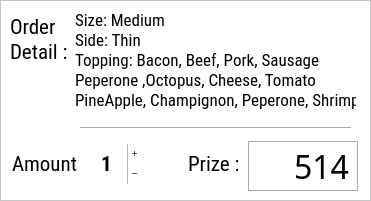
  <widget class="QFrame" name="frame_3">
   <property name="geometry">
    <rect>
     <x>10</x>
     <y>350</y>
     <width>371</width>
     <height>201</height>
    </rect>
   </property>
   <property name="styleSheet">
    <string notr="true">background-color: rgb(255, 255, 255);</string>
   </property>
   <property name="frameShape">
    <enum>QFrame::StyledPanel</enum>
   </property>
   <property name="frameShadow">
    <enum>QFrame::Raised</enum>
   </property>
   <widget class="QLabel" name="Ordert_text">
    <property name="geometry">
     <rect>
      <x>10</x>
      <y>14</y>
      <width>101</width>
      <height>51</height>
     </rect>
    </property>
    <property name="font">
     <font>
      <family>Roboto Condensed</family>
      <pointsize>16</pointsize>
      <stylestrategy>PreferAntialias</stylestrategy>
     </font>
    </property>
    <property name="text">
     <string>Order 
Detail :</string>
    </property>
   </widget>
   <widget class="QLabel" name="Detail">
    <property name="geometry">
     <rect>
      <x>75</x>
      <y>10</y>
      <width>281</width>
      <height>111</height>
     </rect>
    </property>
    <property name="font">
     <font>
      <family>Roboto Condensed</family>
      <pointsize>13</pointsize>
     </font>
    </property>
    <property name="text">
     <string>Size: Medium            
Side: Thin 
Topping: Bacon, Beef, Pork, Sausage
Peperone ,Octopus, Cheese, Tomato
PineApple, Champignon, Peperone, Shrimp</string>
    </property>
    <property name="alignment">
     <set>Qt::AlignLeading|Qt::AlignLeft|Qt::AlignTop</set>
    </property>
   </widget>
   <widget class="QSpinBox" name="spinBox">
    <property name="geometry">
     <rect>
      <x>88</x>
      <y>144</y>
      <width>51</width>
      <height>40</height>
     </rect>
    </property>
    <property name="font">
     <font>
      <family>Roboto Condensed</family>
      <pointsize>16</pointsize>
      <weight>75</weight>
      <bold>true</bold>
     </font>
    </property>
    <property name="styleSheet">
     <string notr="true">border-color: rgb(255, 255, 255);</string>
    </property>
    <property name="locale">
     <locale language="English" country="UnitedStates"/>
    </property>
    <property name="wrapping">
     <bool>true</bool>
    </property>
    <property name="frame">
     <bool>false</bool>
    </property>
    <property name="alignment">
     <set>Qt::AlignCenter</set>
    </property>
    <property name="buttonSymbols">
     <enum>QAbstractSpinBox::PlusMinus</enum>
    </property>
    <property name="suffix">
     <string/>
    </property>
    <property name="prefix">
     <string/>
    </property>
    <property name="minimum">
     <number>1</number>
    </property>
    <property name="value">
     <number>1</number>
    </property>
   </widget>
   <widget class="QLabel" name="Ordert_text_2">
    <property name="geometry">
     <rect>
      <x>12</x>
      <y>156</y>
      <width>71</width>
      <height>16</height>
     </rect>
    </property>
    <property name="font">
     <font>
      <family>Roboto Condensed</family>
      <pointsize>16</pointsize>
      <stylestrategy>PreferAntialias</stylestrategy>
     </font>
    </property>
    <property name="text">
     <string>Amount :</string>
    </property>
   </widget>
   <widget class="QLabel" name="Ordert_text_3">
    <property name="geometry">
     <rect>
      <x>188</x>
      <y>156</y>
      <width>51</width>
      <height>16</height>
     </rect>
    </property>
    <property name="font">
     <font>
      <family>Roboto Condensed</family>
      <pointsize>16</pointsize>
      <stylestrategy>PreferAntialias</stylestrategy>
     </font>
    </property>
    <property name="text">
     <string>Prize :</string>
    </property>
   </widget>
   <widget class="Line" name="line_5">
    <property name="geometry">
     <rect>
      <x>80</x>
      <y>120</y>
      <width>271</width>
      <height>16</height>
     </rect>
    </property>
    <property name="palette">
     <palette>
      <active>
       <colorrole role="WindowText">
        <brush brushstyle="SolidPattern">
         <color alpha="255">
          <red>162</red>
          <green>162</green>
          <blue>162</blue>
         </color>
        </brush>
       </colorrole>
       <colorrole role="Button">
        <brush brushstyle="SolidPattern">
         <color alpha="255">
          <red>255</red>
          <green>255</green>
          <blue>255</blue>
         </color>
        </brush>
       </colorrole>
       <colorrole role="Light">
        <brush brushstyle="SolidPattern">
         <color alpha="255">
          <red>255</red>
          <green>255</green>
          <blue>255</blue>
         </color>
        </brush>
       </colorrole>
       <colorrole role="Midlight">
        <brush brushstyle="SolidPattern">
         <color alpha="255">
          <red>255</red>
          <green>255</green>
          <blue>255</blue>
         </color>
        </brush>
       </colorrole>
       <colorrole role="Dark">
        <brush brushstyle="SolidPattern">
         <color alpha="255">
          <red>189</red>
          <green>189</green>
          <blue>189</blue>
         </color>
        </brush>
       </colorrole>
       <colorrole role="Mid">
        <brush brushstyle="SolidPattern">
         <color alpha="255">
          <red>170</red>
          <green>170</green>
          <blue>170</blue>
         </color>
        </brush>
       </colorrole>
       <colorrole role="Text">
        <brush brushstyle="SolidPattern">
         <color alpha="255">
          <red>184</red>
          <green>184</green>
          <blue>184</blue>
         </color>
        </brush>
       </colorrole>
       <colorrole role="BrightText">
        <brush brushstyle="SolidPattern">
         <color alpha="255">
          <red>255</red>
          <green>255</green>
          <blue>255</blue>
         </color>
        </brush>
       </colorrole>
       <colorrole role="ButtonText">
        <brush brushstyle="SolidPattern">
         <color alpha="255">
          <red>175</red>
          <green>175</green>
          <blue>175</blue>
         </color>
        </brush>
       </colorrole>
       <colorrole role="Base">
        <brush brushstyle="SolidPattern">
         <color alpha="255">
          <red>255</red>
          <green>255</green>
          <blue>255</blue>
         </color>
        </brush>
       </colorrole>
       <colorrole role="Window">
        <brush brushstyle="SolidPattern">
         <color alpha="255">
          <red>255</red>
          <green>255</green>
          <blue>255</blue>
         </color>
        </brush>
       </colorrole>
       <colorrole role="Shadow">
        <brush brushstyle="SolidPattern">
         <color alpha="255">
          <red>195</red>
          <green>195</green>
          <blue>195</blue>
         </color>
        </brush>
       </colorrole>
       <colorrole role="AlternateBase">
        <brush brushstyle="SolidPattern">
         <color alpha="255">
          <red>255</red>
          <green>255</green>
          <blue>255</blue>
         </color>
        </brush>
       </colorrole>
       <colorrole role="ToolTipBase">
        <brush brushstyle="SolidPattern">
         <color alpha="255">
          <red>255</red>
          <green>255</green>
          <blue>220</blue>
         </color>
        </brush>
       </colorrole>
       <colorrole role="ToolTipText">
        <brush brushstyle="SolidPattern">
         <color alpha="255">
          <red>0</red>
          <green>0</green>
          <blue>0</blue>
         </color>
        </brush>
       </colorrole>
      </active>
      <inactive>
       <colorrole role="WindowText">
        <brush brushstyle="SolidPattern">
         <color alpha="255">
          <red>162</red>
          <green>162</green>
          <blue>162</blue>
         </color>
        </brush>
       </colorrole>
       <colorrole role="Button">
        <brush brushstyle="SolidPattern">
         <color alpha="255">
          <red>255</red>
          <green>255</green>
          <blue>255</blue>
         </color>
        </brush>
       </colorrole>
       <colorrole role="Light">
        <brush brushstyle="SolidPattern">
         <color alpha="255">
          <red>255</red>
          <green>255</green>
          <blue>255</blue>
         </color>
        </brush>
       </colorrole>
       <colorrole role="Midlight">
        <brush brushstyle="SolidPattern">
         <color alpha="255">
          <red>255</red>
          <green>255</green>
          <blue>255</blue>
         </color>
        </brush>
       </colorrole>
       <colorrole role="Dark">
        <brush brushstyle="SolidPattern">
         <color alpha="255">
          <red>189</red>
          <green>189</green>
          <blue>189</blue>
         </color>
        </brush>
       </colorrole>
       <colorrole role="Mid">
        <brush brushstyle="SolidPattern">
         <color alpha="255">
          <red>170</red>
          <green>170</green>
          <blue>170</blue>
         </color>
        </brush>
       </colorrole>
       <colorrole role="Text">
        <brush brushstyle="SolidPattern">
         <color alpha="255">
          <red>184</red>
          <green>184</green>
          <blue>184</blue>
         </color>
        </brush>
       </colorrole>
       <colorrole role="BrightText">
        <brush brushstyle="SolidPattern">
         <color alpha="255">
          <red>255</red>
          <green>255</green>
          <blue>255</blue>
         </color>
        </brush>
       </colorrole>
       <colorrole role="ButtonText">
        <brush brushstyle="SolidPattern">
         <color alpha="255">
          <red>175</red>
          <green>175</green>
          <blue>175</blue>
         </color>
        </brush>
       </colorrole>
       <colorrole role="Base">
        <brush brushstyle="SolidPattern">
         <color alpha="255">
          <red>255</red>
          <green>255</green>
          <blue>255</blue>
         </color>
        </brush>
       </colorrole>
       <colorrole role="Window">
        <brush brushstyle="SolidPattern">
         <color alpha="255">
          <red>255</red>
          <green>255</green>
          <blue>255</blue>
         </color>
        </brush>
       </colorrole>
       <colorrole role="Shadow">
        <brush brushstyle="SolidPattern">
         <color alpha="255">
          <red>195</red>
          <green>195</green>
          <blue>195</blue>
         </color>
        </brush>
       </colorrole>
       <colorrole role="AlternateBase">
        <brush brushstyle="SolidPattern">
         <color alpha="255">
          <red>255</red>
          <green>255</green>
          <blue>255</blue>
         </color>
        </brush>
       </colorrole>
       <colorrole role="ToolTipBase">
        <brush brushstyle="SolidPattern">
         <color alpha="255">
          <red>255</red>
          <green>255</green>
          <blue>220</blue>
         </color>
        </brush>
       </colorrole>
       <colorrole role="ToolTipText">
        <brush brushstyle="SolidPattern">
         <color alpha="255">
          <red>0</red>
          <green>0</green>
          <blue>0</blue>
         </color>
        </brush>
       </colorrole>
      </inactive>
      <disabled>
       <colorrole role="WindowText">
        <brush brushstyle="SolidPattern">
         <color alpha="255">
          <red>189</red>
          <green>189</green>
          <blue>189</blue>
         </color>
        </brush>
       </colorrole>
       <colorrole role="Button">
        <brush brushstyle="SolidPattern">
         <color alpha="255">
          <red>255</red>
          <green>255</green>
          <blue>255</blue>
         </color>
        </brush>
       </colorrole>
       <colorrole role="Light">
        <brush brushstyle="SolidPattern">
         <color alpha="255">
          <red>255</red>
          <green>255</green>
          <blue>255</blue>
         </color>
        </brush>
       </colorrole>
       <colorrole role="Midlight">
        <brush brushstyle="SolidPattern">
         <color alpha="255">
          <red>255</red>
          <green>255</green>
          <blue>255</blue>
         </color>
        </brush>
       </colorrole>
       <colorrole role="Dark">
        <brush brushstyle="SolidPattern">
         <color alpha="255">
          <red>189</red>
          <green>189</green>
          <blue>189</blue>
         </color>
        </brush>
       </colorrole>
       <colorrole role="Mid">
        <brush brushstyle="SolidPattern">
         <color alpha="255">
          <red>170</red>
          <green>170</green>
          <blue>170</blue>
         </color>
        </brush>
       </colorrole>
       <colorrole role="Text">
        <brush brushstyle="SolidPattern">
         <color alpha="255">
          <red>189</red>
          <green>189</green>
          <blue>189</blue>
         </color>
        </brush>
       </colorrole>
       <colorrole role="BrightText">
        <brush brushstyle="SolidPattern">
         <color alpha="255">
          <red>255</red>
          <green>255</green>
          <blue>255</blue>
         </color>
        </brush>
       </colorrole>
       <colorrole role="ButtonText">
        <brush brushstyle="SolidPattern">
         <color alpha="255">
          <red>189</red>
          <green>189</green>
          <blue>189</blue>
         </color>
        </brush>
       </colorrole>
       <colorrole role="Base">
        <brush brushstyle="SolidPattern">
         <color alpha="255">
          <red>255</red>
          <green>255</green>
          <blue>255</blue>
         </color>
        </brush>
       </colorrole>
       <colorrole role="Window">
        <brush brushstyle="SolidPattern">
         <color alpha="255">
          <red>255</red>
          <green>255</green>
          <blue>255</blue>
         </color>
        </brush>
       </colorrole>
       <colorrole role="Shadow">
        <brush brushstyle="SolidPattern">
         <color alpha="255">
          <red>195</red>
          <green>195</green>
          <blue>195</blue>
         </color>
        </brush>
       </colorrole>
       <colorrole role="AlternateBase">
        <brush brushstyle="SolidPattern">
         <color alpha="255">
          <red>255</red>
          <green>255</green>
          <blue>255</blue>
         </color>
        </brush>
       </colorrole>
       <colorrole role="ToolTipBase">
        <brush brushstyle="SolidPattern">
         <color alpha="255">
          <red>255</red>
          <green>255</green>
          <blue>220</blue>
         </color>
        </brush>
       </colorrole>
       <colorrole role="ToolTipText">
        <brush brushstyle="SolidPattern">
         <color alpha="255">
          <red>0</red>
          <green>0</green>
          <blue>0</blue>
         </color>
        </brush>
       </colorrole>
      </disabled>
     </palette>
    </property>
    <property name="orientation">
     <enum>Qt::Horizontal</enum>
    </property>
   </widget>
   <widget class="QLabel" name="Prize">
    <property name="geometry">
     <rect>
      <x>248</x>
      <y>141</y>
      <width>111</width>
      <height>51</height>
     </rect>
    </property>
    <property name="font">
     <font>
      <family>Franklin Gothic Medium</family>
      <pointsize>24</pointsize>
      <weight>50</weight>
      <italic>false</italic>
      <bold>false</bold>
      <underline>false</underline>
      <strikeout>false</strikeout>
      <stylestrategy>PreferAntialias</stylestrategy>
      <kerning>true</kerning>
     </font>
    </property>
    <property name="layoutDirection">
     <enum>Qt::RightToLeft</enum>
    </property>
    <property name="styleSheet">
     <string notr="true">border-color: rgb(229, 229, 229);</string>
    </property>
    <property name="frameShape">
     <enum>QFrame::Box</enum>
    </property>
    <property name="frameShadow">
     <enum>QFrame::Sunken</enum>
    </property>
    <property name="text">
     <string>514</string>
    </property>
    <property name="alignment">
     <set>Qt::AlignRight|Qt::AlignTrailing|Qt::AlignVCenter</set>
    </property>
   </widget>
   <zorder>Ordert_text</zorder>
   <zorder>Detail</zorder>
   <zorder>Ordert_text_2</zorder>
   <zorder>Ordert_text_3</zorder>
   <zorder>line_5</zorder>
   <zorder>spinBox</zorder>
   <zorder>Prize</zorder>
  </widget>
